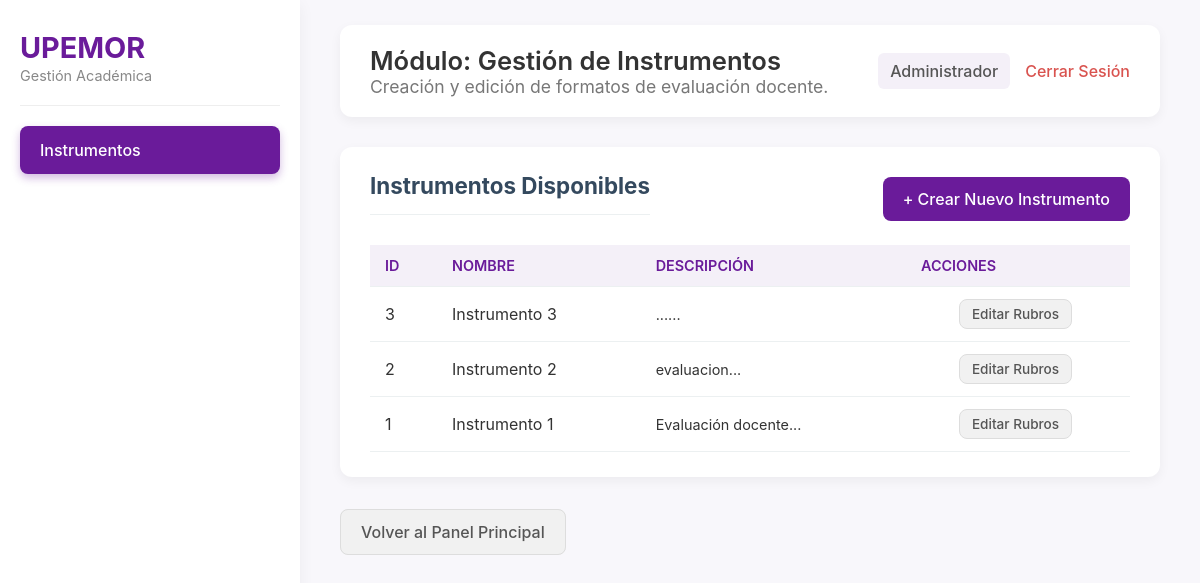
The page /index.php?controlador=instrumento&accion=consultarInstrumentos (signed in) on the database its author committed.
### tables this page shows
CREATE TABLE `instrumento` (
  `id_instrumento` int(11) NOT NULL AUTO_INCREMENT,
  `nombre` varchar(45) NOT NULL,
  `descripcion` text NOT NULL,
  PRIMARY KEY (`id_instrumento`)
);

### app/controllers/InstrumentoController.php (called while the page is built, shortened)
<?php
include_once "app/models/InstrumentoModel.php";
class InstrumentoController {
    private $instrumentoModel;
    public function __construct($connection) {
        $this->instrumentoModel = new InstrumentoModel($connection);
    }
    public function consultarInstrumentos() {
        $instrumentos = $this->instrumentoModel->consultarTodos();
        include_once "app/views/instrumento/consult.php";
    }
}
?>

### app/models/InstrumentoModel.php (called while the page is built, shortened)
<?php
class InstrumentoModel {
    private $connection;
    public function __construct($connection) {
        $this->connection = $connection;
    }
    public function consultarTodos() {
        $sql = "SELECT id_instrumento, nombre, descripcion FROM instrumento ORDER BY id_instrumento DESC";
        $result = $this->connection->query($sql);
        return $result->fetch_all(MYSQLI_ASSOC);
    }
}
?>

### app/views/instrumento/consult.php (the view, shortened to what this page needs)
<?php
    $rol_actual = $_SESSION['rol_usuario'] ?? 'Usuario';
?>
<!DOCTYPE html>
<html lang="es">
<head>
    <link rel="stylesheet" href="public/css/panel_style.css?v=<?php echo time(); ?>">
    <link rel="stylesheet" href="public/css/crud_style.css?v=<?php echo time(); ?>">
</head>
<body>
    <div class="main-container">
        <nav class="sidebar">
            <div class="sidebar-header">
                <span class="logo">UPEMOR</span>
                <span class="logo-sub">Gestión Académica</span>
            </div>
            <ul class="sidebar-menu">
                <li><a href="index.php?controlador=instrumento&accion=consultarInstrumentos" class="sidebar-link active">Instrumentos</a></li>
            </ul>
        </nav>
        <div class="main-content">
            <header class="module-header">
                <div class="header-title">
                    <h1>Módulo: Gestión de Instrumentos</h1>
                    <p>Creación y edición de formatos de evaluación docente.</p>
                </div>
                <div class="user-info">
                    <span><?php echo htmlspecialchars($rol_actual); ?></span>
                    <a href="index.php?controlador=acceso&accion=cerrarSesion" class="logout-link">Cerrar Sesión</a>
                </div>
            </header>
            <div class="form-card">
                <div class="button-group-header">
                    <h2>Instrumentos Disponibles</h2>
                    <a href="index.php?controlador=instrumento&accion=crearInstrumento" class="button-primary">
                        + Crear Nuevo Instrumento
                    </a>
                </div>
                <table class="data-table">
                    <thead>
                        <tr>
                            <th class="col-id">ID</th>
                            <th class="col-nombre">Nombre</th>
                            <th class="col-desc">Descripción</th>
                            <th class="col-acciones">Acciones</th>
                        </tr>
                    </thead>
                    <tbody>
                        <?php if (empty($instrumentos)): ?>
                            <tr>
                                <td colspan="4" class="text-center no-data">No hay instrumentos registrados.</td>
                            </tr>
                        <?php else: ?>
                            <?php foreach ($instrumentos as $inst): ?>
                                <tr>
                                    <td><?php echo htmlspecialchars($inst['id_instrumento']); ?></td>
                                    <td><?php echo htmlspecialchars($inst['nombre']); ?></td>
                                    <td class="text-sm"><?php echo htmlspecialchars(substr($inst['descripcion'], 0, 80)) . '...'; ?></td>
                                    <td class="text-center">
                                        <a href="index.php?controlador=instrumento&accion=editar&id=<?php echo $inst['id_instrumento']; ?>"
                                           class="button-secondary btn-table-action">
                                            Editar Rubros
                                        </a>
                                    </td>
                                </tr>
                            <?php endforeach; ?>
                        <?php endif; ?>
                    </tbody>
                </table>
            </div>
            <br>
            <a href="index.php?controlador=acceso&accion=panelPrincipal" class="button-secondary">
                Volver al Panel Principal
            </a>
        </div>
    </div>
</body>
</html>

### public/css/panel_style.css (style rules this page uses)
html { scroll-behavior: smooth; }
body { margin: 0; font-family: -apple-system, BlinkMacSystemFont, "Segoe UI", Roboto, Helvetica, Arial, sans-serif; background-color: #f8f7fb; color: #333; }
.main-container { display: flex; min-height: 100vh; }
.sidebar { width: 260px; background-color: #ffffff; padding: 20px; box-shadow: 0 4px 15px rgba(0, 0, 0, 0.05); display: flex; flex-direction: column; }
.sidebar-header { padding: 10px 0 20px 0; margin-bottom: 20px; border-bottom: 1px solid #eee; }
.sidebar-header .logo { font-size: 1.8em; font-weight: 700; color: #6a1b9a; display: block; }
.sidebar-header .logo-sub { font-size: 0.9em; color: #888; }
.sidebar-menu { list-style: none; padding: 0; margin: 0; }
.sidebar-link { display: block; padding: 14px 20px; text-decoration: none; color: #555; border-radius: 8px; margin-bottom: 8px; font-weight: 500; transition: all 0.3s ease; }
.sidebar-link.active { background-color: #6a1b9a; color: #ffffff; box-shadow: 0 4px 8px rgba(106, 27, 154, 0.3); }
.main-content { flex: 1; padding: 25px 40px; overflow-y: auto; }
.module-header { display: flex; justify-content: space-between; align-items: center; background-color: #ffffff; padding: 20px 30px; border-radius: 12px; box-shadow: 0 4px 12px rgba(0, 0, 0, 0.05); margin-bottom: 30px; }
.module-header h1 { margin: 0; font-size: 1.6em; color: #333; font-weight: 600; }
.module-header p { margin: 0; font-size: 1.1em; color: #777; }
.user-info { display: flex; align-items: center; gap: 15px; }
.user-info span { font-weight: 500; color: #555; background-color: #f4f0f8; padding: 8px 12px; border-radius: 6px; }
.logout-link { text-decoration: none; color: #d9534f; font-weight: 500; }

### public/css/crud_style.css (style rules this page uses)
.form-card { background: #fff; border-radius: 12px; padding: 25px 30px; box-shadow: 0 4px 12px rgba(0, 0, 0, 0.05); margin-bottom: 25px; }
.form-card h2 { font-size: 1.4em; color: #34495e; border-bottom: 1px solid #ecf0f1; padding-bottom: 15px; margin-top: 0; margin-bottom: 10px; }
.button-primary, input[type="submit"] { background-color: #6a1b9a; color: white; padding: 12px 20px; border: none; border-radius: 8px; cursor: pointer; font-size: 1em; font-weight: 500; transition: background-color 0.3s; text-decoration: none; }
.button-secondary { background-color: #f1f1f1; color: #555; padding: 12px 20px; border: 1px solid #ddd; border-radius: 8px; cursor: pointer; font-size: 1em; font-weight: 500; transition: background-color 0.3s; text-decoration: none; }
.data-table { width: 100%; border-collapse: collapse; margin-top: 20px; }
.data-table th, .data-table td { padding: 12px 15px; text-align: left; border-bottom: 1px solid #ecf0f1; }
.data-table th { background-color: #f4f0f8; color: #6a1b9a; font-size: 0.9em; font-weight: 600; text-transform: uppercase; }
.button-group-header { display: flex; justify-content: space-between; align-items: center; margin-bottom: 20px; }
.text-center { text-align: center !important; }
.text-sm { font-size: 0.9em; }
.btn-table-action { padding: 6px 12px; font-size: 0.85em; margin-right: 5px; text-decoration: none; display: inline-block; }

### rows shown on the page
instrumento: id_instrumento "3", nombre "Instrumento 3", descripcion "..."
instrumento: id_instrumento "2", nombre "Instrumento 2", descripcion "evaluacion"
instrumento: id_instrumento "1", nombre "Instrumento 1", descripcion "Evaluación docente"

### other values the page prints
$rol_actual "Administrador"
